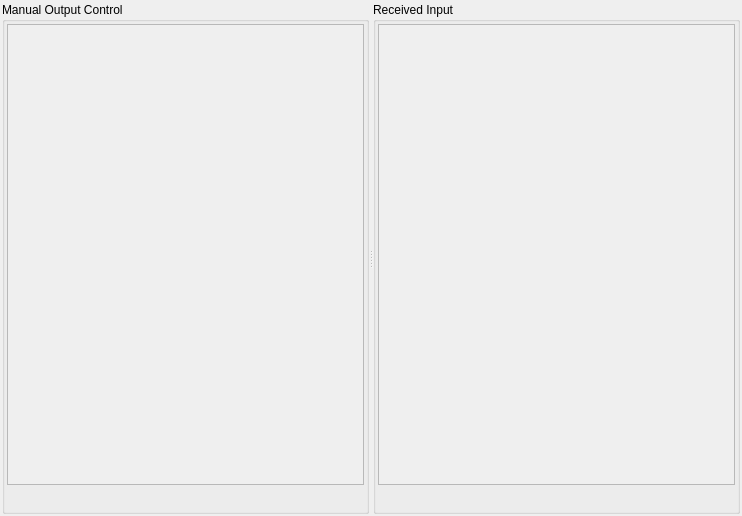
<?xml version="1.0" encoding="UTF-8"?>
<ui version="4.0">
 <class>HWLineCtlDialog</class>
 <widget class="QDialog" name="HWLineCtlDialog">
  <property name="geometry">
   <rect>
    <x>0</x>
    <y>0</y>
    <width>742</width>
    <height>516</height>
   </rect>
  </property>
  <property name="windowTitle">
   <string>Manual Hardware Line Control</string>
  </property>
  <layout class="QHBoxLayout" name="horizontalLayout">
   <property name="spacing">
    <number>0</number>
   </property>
   <property name="leftMargin">
    <number>2</number>
   </property>
   <property name="topMargin">
    <number>2</number>
   </property>
   <property name="rightMargin">
    <number>2</number>
   </property>
   <property name="bottomMargin">
    <number>2</number>
   </property>
   <item>
    <widget class="QSplitter" name="splitter">
     <property name="orientation">
      <enum>Qt::Orientation::Horizontal</enum>
     </property>
     <widget class="QGroupBox" name="groupBox">
      <property name="title">
       <string>Manual Output Control</string>
      </property>
      <layout class="QVBoxLayout" name="verticalLayout_2">
       <property name="spacing">
        <number>2</number>
       </property>
       <property name="leftMargin">
        <number>2</number>
       </property>
       <property name="topMargin">
        <number>2</number>
       </property>
       <property name="rightMargin">
        <number>2</number>
       </property>
       <property name="bottomMargin">
        <number>2</number>
       </property>
       <item>
        <widget class="QScrollArea" name="saOutput">
         <property name="widgetResizable">
          <bool>true</bool>
         </property>
         <widget class="QWidget" name="saOutputContents">
          <property name="geometry">
           <rect>
            <x>0</x>
            <y>0</y>
            <width>355</width>
            <height>453</height>
           </rect>
          </property>
          <layout class="QVBoxLayout" name="verticalLayout">
           <item>
            <spacer name="verticalSpacer">
             <property name="orientation">
              <enum>Qt::Orientation::Vertical</enum>
             </property>
             <property name="sizeHint" stdset="0">
              <size>
               <width>20</width>
               <height>40</height>
              </size>
             </property>
            </spacer>
           </item>
          </layout>
         </widget>
        </widget>
       </item>
       <item>
        <widget class="QPushButton" name="btnAddOutputControl">
         <property name="sizePolicy">
          <sizepolicy hsizetype="Preferred" vsizetype="Fixed">
           <horstretch>0</horstretch>
           <verstretch>0</verstretch>
          </sizepolicy>
         </property>
         <property name="text">
          <string/>
         </property>
         <property name="icon">
          <iconset theme="list-add"/>
         </property>
         <property name="flat">
          <bool>true</bool>
         </property>
        </widget>
       </item>
      </layout>
     </widget>
     <widget class="QGroupBox" name="groupBox_2">
      <property name="title">
       <string>Received Input</string>
      </property>
      <layout class="QVBoxLayout" name="verticalLayout_3">
       <property name="spacing">
        <number>2</number>
       </property>
       <property name="leftMargin">
        <number>2</number>
       </property>
       <property name="topMargin">
        <number>2</number>
       </property>
       <property name="rightMargin">
        <number>2</number>
       </property>
       <property name="bottomMargin">
        <number>2</number>
       </property>
       <item>
        <widget class="QScrollArea" name="saInput">
         <property name="widgetResizable">
          <bool>true</bool>
         </property>
         <widget class="QWidget" name="saInputContents">
          <property name="geometry">
           <rect>
            <x>0</x>
            <y>0</y>
            <width>355</width>
            <height>453</height>
           </rect>
          </property>
          <layout class="QVBoxLayout" name="verticalLayout_4">
           <item>
            <spacer name="verticalSpacer_2">
             <property name="orientation">
              <enum>Qt::Orientation::Vertical</enum>
             </property>
             <property name="sizeHint" stdset="0">
              <size>
               <width>20</width>
               <height>40</height>
              </size>
             </property>
            </spacer>
           </item>
          </layout>
         </widget>
        </widget>
       </item>
       <item>
        <widget class="QPushButton" name="btnAddInputWatch">
         <property name="sizePolicy">
          <sizepolicy hsizetype="Preferred" vsizetype="Fixed">
           <horstretch>0</horstretch>
           <verstretch>0</verstretch>
          </sizepolicy>
         </property>
         <property name="text">
          <string/>
         </property>
         <property name="icon">
          <iconset theme="list-add"/>
         </property>
         <property name="flat">
          <bool>true</bool>
         </property>
        </widget>
       </item>
      </layout>
     </widget>
    </widget>
   </item>
  </layout>
 </widget>
 <resources/>
 <connections/>
</ui>
